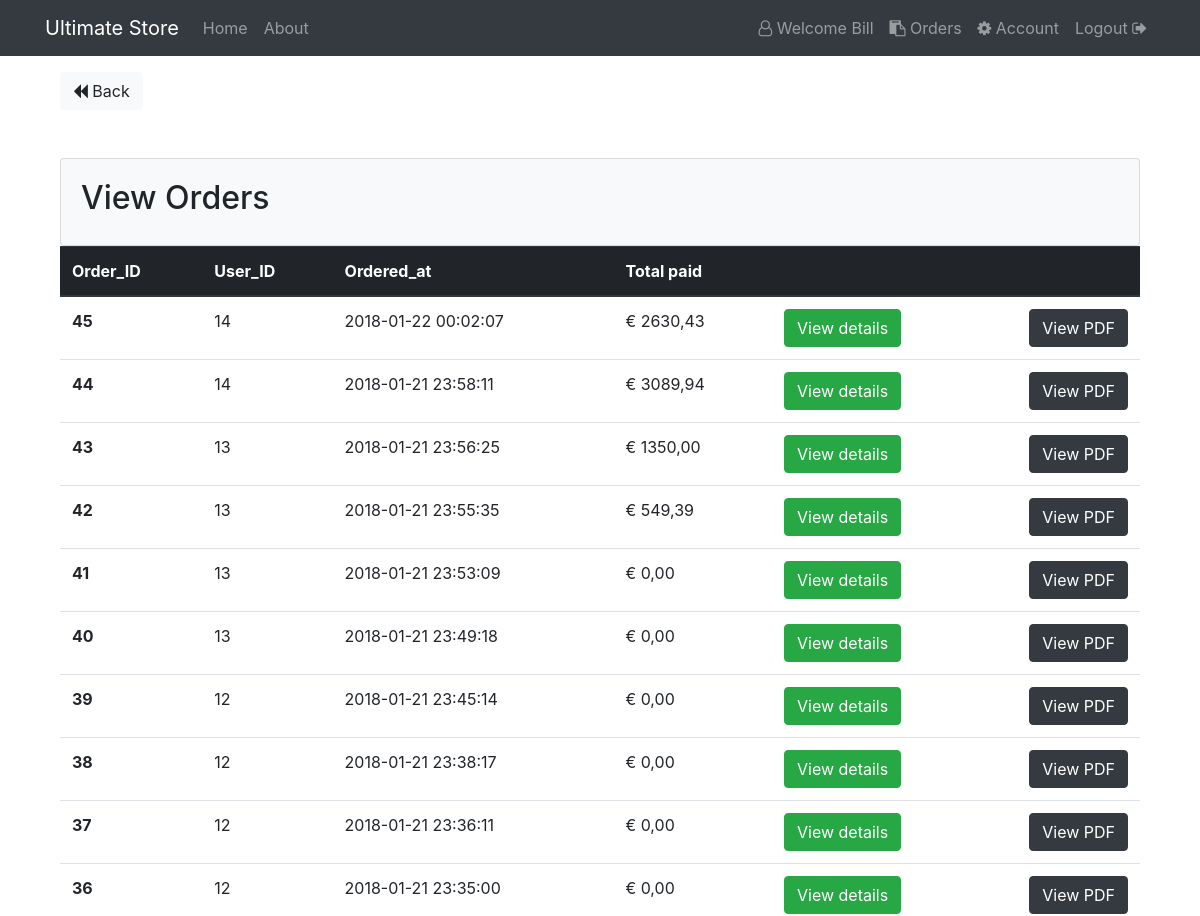
/orders (signed in, upper part), run on an earlier commit of the app's database.
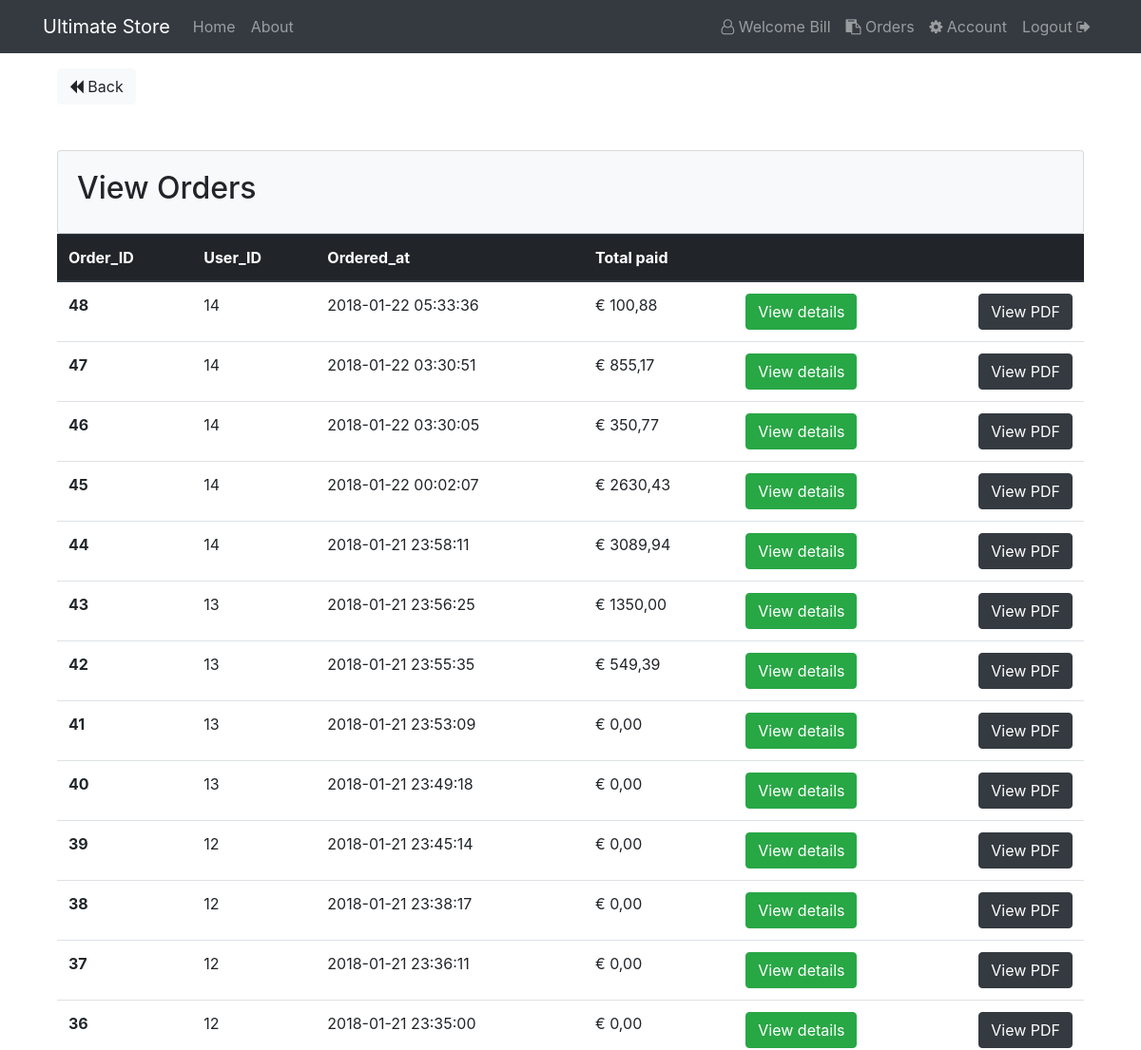
And on a later commit of the database.
### tables this page shows
CREATE TABLE `completed_orders` (
  `id` int(11) NOT NULL,
  `user_id` int(11) NOT NULL,
  `ordered_at` timestamp NOT NULL DEFAULT CURRENT_TIMESTAMP ON UPDATE CURRENT_TIMESTAMP
);

CREATE TABLE `users` (
  `id` int(11) NOT NULL,
  `name` varchar(255) NOT NULL,
  `email` varchar(255) NOT NULL,
  `password` varchar(255) NOT NULL,
  `created_at` datetime NOT NULL DEFAULT CURRENT_TIMESTAMP,
  `role` varchar(255) NOT NULL
);

### app/libraries/Core.php (called while the page is built, shortened)
<?php
class Core{
    protected $currentMethod = 'index';
    public function __construct(){
        $url = $this->getUrl();
        if(file_exists('../app/controllers/' . ucwords($url[0]).'.php')){
            unset($url[0]);
        }
        $this->currentController =  new $this->currentController;
        $this->params = $url ? array_values($url) : [];
        call_user_func_array([$this->currentController, $this->currentMethod], $this->params);
    }
    public function getUrl(){
        if(isset($_GET['url'])){
            $url = trim($_GET['url'], '/');
            $url = filter_var($url, FILTER_SANITIZE_URL);
            $url = explode('/', $url);
            return $url;
        }
    }
}

### public/index.php (called while the page is built, shortened)
<?php
$init = new Core;

### app/libraries/Database.php (called while the page is built, shortened)
<?php
    class Database {
        private $host = DB_HOST;
        private $user = DB_USER;
        private $pass = DB_PASS;
        private $dbname = DB_NAME;
        private $dbh;
        private $stmt;
        public function __construct(){
            $dsn = 'mysql:host=' . $this->host . ';dbname=' . $this->dbname;
            $options = array(
                PDO::ATTR_PERSISTENT => true,
                PDO::ATTR_ERRMODE => PDO::ERRMODE_EXCEPTION
            );
            try{
                $this->dbh = new PDO($dsn, $this->user, $this->pass, $options);
            } catch(PDOException $e){
                $this->error = $e->getMessage();
                echo $this->error;
            }
        }
        public function query($sql){
            $this->stmt = $this->dbh->prepare($sql);
        }
        public function bind($param, $value, $type = null){
            if(is_null($type)){
                switch (true){
                    default:
                    $type = PDO::PARAM_STR;
                }
            }
            $this->stmt->bindValue($param, $value, $type);
        }
        public function execute(){
            return $this->stmt->execute();
        }
        public function resultSet(){
            $this->execute();
            return $this->stmt->fetchAll(PDO::FETCH_OBJ);
        }
    }

### app/models/Order.php (called while the page is built, shortened)
<?php
    class Order{
        private $db;
        public function __construct(){
            $this->db = new Database;
        }
        public function getOrders(){
            $this->db->query('SELECT *,
                              completed_orders.id as orderId,
                              completed_orders.ordered_at as orderTime,
                              users.id as userId
                              FROM completed_orders
                              INNER JOIN users
                              ON completed_orders.user_id = users.id
                              ORDER BY completed_orders.id DESC
                              ');
            $results = $this->db->resultSet();
            return $results;
        }
        public function getTotalPrice($id){
            $this->db->query('SELECT
            order_details.id as orderDetailsId,
            SUM(order_details.product_price  * order_details.quantity) as totalPaid
            FROM order_details WHERE completed_orders_id = :id');
            $this->db->bind(':id', $id);
            $results = $this->db->resultSet();
            return $results;
        }
    }

### app/views/orders/index.php (the view, shortened to what this page needs)
    <?php require APPROOT . '/views/inc/header.php'; ?>
    <a href="<?php echo URLROOT; ?>/products" class="btn btn-light"><i class="fa fa-backward"></i> Back</a>
    <div class="card card-body bg-light mt-5">
        <h2>View Orders</h2>
    </div>
    <table class="table">
  <thead class="thead-dark">
    <tr>
      <th scope="col">Order_ID</th>
      <th scope="col">User_ID</th>
      <th scope="col">Ordered_at</th>
      <th scope="col">Total paid</th>
      <th scope="col"></th>
    </tr>
  </thead>
  <tbody>
    <?php foreach($data['orders'] as $order) :?>
    <tr>
      <th scope="row"><?php echo $order->orderId ?></th>
      <td><?php echo $order->userId ?></td>
      <td><?php echo $order->orderTime ?></td>
      <td>&euro; <?php
      $details = $this->orderModel->getTotalPrice($order->orderId);
      foreach($details as $row){
          $result = number_format($row->totalPaid, 2, ',', '');
      }
      echo $result;
      ?></td>
      <td>
      <a class="btn btn-dark pull-right" href="<?php echo URLROOT; ?>/orders/pdf/<?php echo $order->orderId ?>">View PDF<a/>
      <a class="btn btn-success " href="<?php echo URLROOT; ?>/orders/details/<?php echo $order->orderId ?>">View details<a/></td>
    </tr>
<?php endforeach; ?>
  </tbody>
</table>
<?php require APPROOT . '/views/inc/footer.php'; ?>

What changed in the data, as far as the page shows it:
added completed_orders: id "48", user "14", ordered_at "2018-01-22 05:33:36", result "100,88"
added completed_orders: id "47", user "14", ordered_at "2018-01-22 03:30:51", result "855,17"
added completed_orders: id "46", user "14", ordered_at "2018-01-22 03:30:05", result "350,77"
